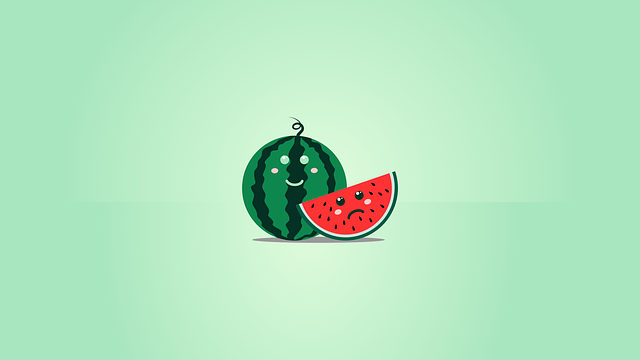
#> input picture lab8/obraz.png, 640 x 360 px
$ python zadania6.py
#> lines starting #> are read from the running program, lines starting #| are printed output that depends on the picture; pictures that were not available may be replaced by others from this repository, and a replacement may not be noted
from PIL import Image
import numpy as np
import matplotlib.pyplot as plt

#1

obraz = Image.open('../lab8/obraz.png')
#> obraz is the input picture: PIL image 640x360 RGB; mean R, G, B 177.6, 228.2, 191.7
inicjaly = Image.open('inicjaly.bmp')
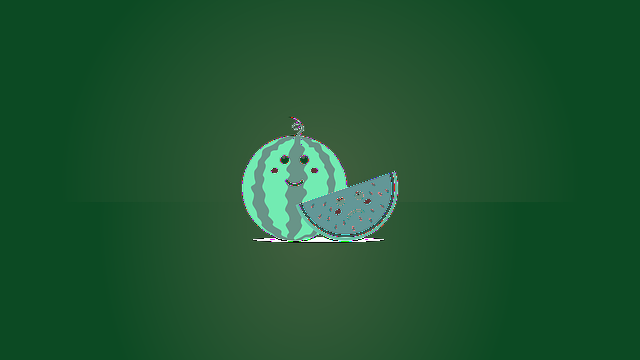
#> input picture lab6/point_equivalent_example.png, 640 x 360 px, given in place of inicjaly.bmp, which was not available
#> inicjaly is the input picture: PIL image 640x360 RGB; mean R, G, B 30.9, 84.8, 48.4

obrazk = obraz.copy()

#2 a
def wstaw_inicjaly(obraz, inicjaly, m, n, kolor):
    width, height = inicjaly.size
    for i in range(width):
        for j in range(height):
            if inicjaly.getpixel((i, j)) == 0:  # Czarny piksel w inicjałach
                obraz.putpixel((m + i, n + j), kolor)
    return obraz

# Pozycjonuję w prawym dolnym rogu
m = obrazk.width - inicjaly.width
#> m = 0
n = obrazk.height - inicjaly.height
#> n = 0
kolor = (255,0,0) #RGB czerwony

obraz1 = wstaw_inicjaly(obrazk.copy(), inicjaly, m, n, kolor)
obraz1.save("obraz1.png")

#2 b

def wstaw_inicjaly_maska(obraz, inicjaly, m, n):
    width, height = inicjaly.size
    for i in range(width):
        for j in range(height):
            if inicjaly.getpixel((i, j)) == 0:  # Czarny piksel w inicjałach
                r, g, b = obraz.getpixel((m + i, n + j))
                obraz.putpixel((m + i, n + j), (255 - r, 255 - g, 255 - b))  # Negatyw
    return obraz

m2 = (obrazk.width - inicjaly.width) // 2
#> m2 = 0
n2 = (obrazk.height - inicjaly.height) // 2
#> n2 = 0

obraz2 = wstaw_inicjaly_maska(obrazk.copy(), inicjaly,m2, n2)
obraz2.save("obraz2.png")

#3

def wstaw_inicjaly_load(obraz, inicjaly, m, n, kolor):
    pix = obraz.load()
    ini_pix = inicjaly.load()
    for i in range(inicjaly.width):
        for j in range(inicjaly.height):
            if ini_pix[i, j] == 0:  # Czarny piksel
                pix[m + i, n + j] = kolor
    return obraz

def wstaw_inicjaly_maska_load(obraz, inicjaly, m, n):
    pix = obraz.load()
    ini_pix = inicjaly.load()
    for i in range(inicjaly.width):
        for j in range(inicjaly.height):
            if ini_pix[i, j] == 0:  # Czarny piksel
                r, g, b = pix[m + i, n + j]
                pix[m + i, n + j] = (255 - r, 255 - g, 255 - b)  # Negatyw
    return obraz


def plot_zad3_results(original, images, titles, filename):
    fig, axes = plt.subplots(1, len(images) + 1, figsize=(20, 10))

    # Oryginalny obraz
    axes[0].imshow(original, cmap="gray")
    axes[0].set_title("Oryginalny obraz")
    axes[0].axis("off")

    # Przetworzone obrazy
    for i, (img, title) in enumerate(zip(images, titles)):
        axes[i + 1].imshow(img, cmap="gray")
        axes[i + 1].set_title(title)
        axes[i + 1].axis("off")

    plt.tight_layout()
    plt.savefig(filename)
    plt.close()


obraz_getpixel = wstaw_inicjaly(obrazk.copy(), inicjaly, m, n, kolor)
obraz_getpixel_maska = wstaw_inicjaly_maska(obrazk.copy(), inicjaly, m, n)

obraz_load = wstaw_inicjaly_load(obrazk.copy(), inicjaly, m, n, kolor)
obraz_load_maska = wstaw_inicjaly_maska_load(obrazk.copy(), inicjaly, m, n)

# Lista obrazów i tytułów
images_task3 = [obraz_getpixel, obraz_getpixel_maska, obraz_load, obraz_load_maska]
titles_task3 = [
    "Metoda getpixel/putpixel (kolor)",
    "Metoda getpixel/putpixel (maska)",
    "Metoda load (kolor)",
    "Metoda load (maska)",
]

# Rysowanie wykresu
plot_zad3_results(obrazk, images_task3, titles_task3, "fig1.png")
#> the loop in plot_zad3_results, `for i, (img, title) in enumerate(zip(images, titles)):` made 4 passes
#> title on passes 1 to 4: 'Metoda getpixel/putpixel (kolor)', 'Metoda getpixel/putpixel (maska)', 'Metoda load (kolor)', 'Metoda load (maska)'
#> in plot_zad3_results, `plt.savefig(filename)`:
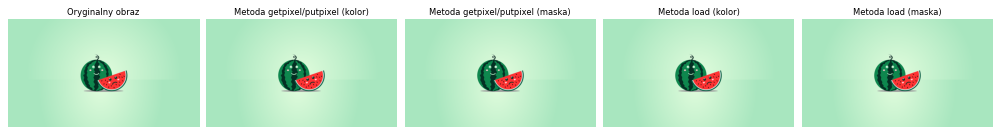
#> figure drawn by matplotlib, 5 panels

#4
def kontrast(obraz, wsp_kontrastu):
    mn = ((255 + wsp_kontrastu) / 255) ** 2
    return obraz.point(lambda i: 128 + (i - 128) * mn)


contrasts = [10, 50, 100]
contrasted_images = [kontrast(obrazk.copy(), c) for c in contrasts]
#> call 3 of kontrast, with wsp_kontrastu = 100
#> in kontrast (call 3), `mn = ((255 + wsp_kontrastu) / 255) ** 2`: mn = 1.94
#> in kontrast (call 3), `return obraz.point(lambda i: 128 + (i - 128) * mn)`:
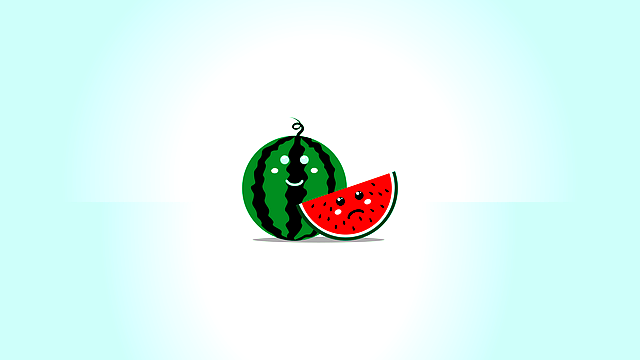
#> returned value: PIL image 640x360 RGB; mean R, G, B 221.6, 245.4, 241.5
#> contrasted_images = 3 items

def transformacja_logarytmiczna(obraz):
    return obraz.point(lambda i: 255 * np.log(1 + i / 255))


def transformacja_gamma(obraz, gamma):
    return obraz.point(lambda i: (i / 255) ** (1 / gamma) * 255)


gammas = [0.5, 2, 5]
gamma_images = [transformacja_gamma(obrazk.copy(), g) for g in gammas]
#> call 2 of transformacja_gamma, with gamma = 2
#> in transformacja_gamma (call 2), `return obraz.point(lambda i: (i / 255) ** (1 / gamma) * 255)`:
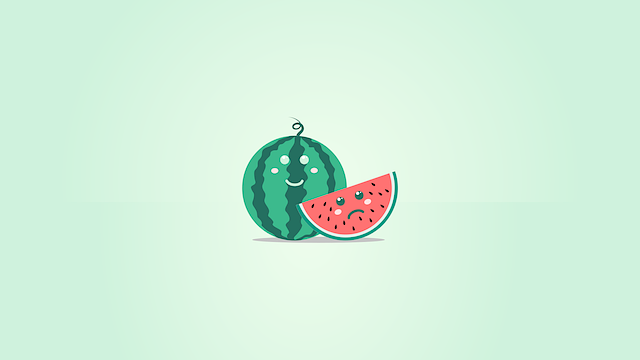
#> returned value: PIL image 640x360 RGB; mean R, G, B 210.3, 239.9, 219.9
#> call 3 of transformacja_gamma, with gamma = 5
#> in transformacja_gamma (call 3), `return obraz.point(lambda i: (i / 255) ** (1 / gamma) * 255)`:
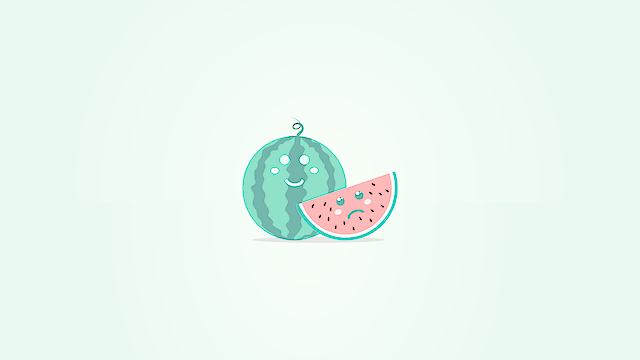
#> returned value: PIL image 640x360 RGB; mean R, G, B 234.6, 248.5, 239.9
#> gamma_images = 3 items


def plot_contrast_results(original, contrasts, wspolczynniki, filename):
    fig, axes = plt.subplots(1, len(contrasts) + 1, figsize=(20, 10))

    # Oryginalny obraz
    axes[0].imshow(original, cmap="gray")
    axes[0].set_title("Oryginalny obraz")
    axes[0].axis("off")

    # Obrazy po transformacji kontrastu
    for i, (contrast_image, wsp) in enumerate(zip(contrasts, wspolczynniki)):
        axes[i + 1].imshow(contrast_image, cmap="gray")
        axes[i + 1].set_title(f"Kontrast: {wsp}")
        axes[i + 1].axis("off")

    plt.tight_layout()
    plt.savefig(filename)
    plt.close()

contrasts = [10, 50, 100]
contrasted_images = [kontrast(obrazk.copy(), c) for c in contrasts]
plot_contrast_results(obrazk, contrasted_images, contrasts, "fig2.png")
#> the loop in plot_contrast_results, `for i, (contrast_image, wsp) in enumerate(zip(contrasts, wspolczynniki..` made 3 passes
#> wsp on passes 1 to 3: 10, 50, 100

def plot_log_results(original, log_image, linear_image, filename):
    fig, axes = plt.subplots(1, 3, figsize=(20, 10))

    # Oryginalny obraz
    axes[0].imshow(original, cmap="gray")
    axes[0].set_title("Oryginalny obraz")
    axes[0].axis("off")

    # Obraz po transformacji logarytmicznej
    axes[1].imshow(log_image, cmap="gray")
    axes[1].set_title("Transformacja logarytmiczna")
    axes[1].axis("off")

    # Obraz po filtrze liniowym
    axes[2].imshow(linear_image, cmap="gray")
    axes[2].set_title("Filtr liniowy (a=2, b=100)")
    axes[2].axis("off")

    plt.tight_layout()
    plt.savefig(filename)
    plt.close()

# Generowanie obrazu z transformacją logarytmiczną i filtrem liniowym
log_transformed = transformacja_logarytmiczna(obrazk.copy())
#> in transformacja_logarytmiczna, `return obraz.point(lambda i: 255 * np.log(1 + i / 255))`:
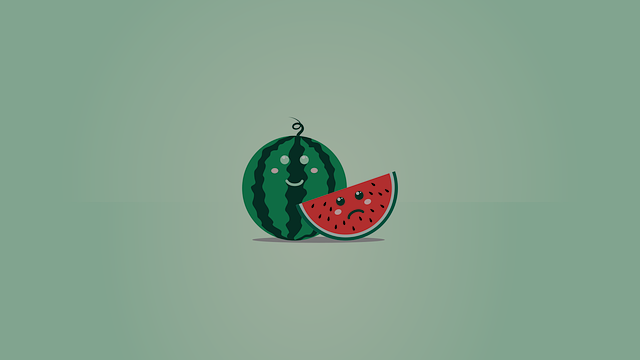
#> returned value: PIL image 640x360 RGB; mean R, G, B 133.7, 162.2, 142.3
linear_transformed = obrazk.point(lambda i: i * 2 + 100)
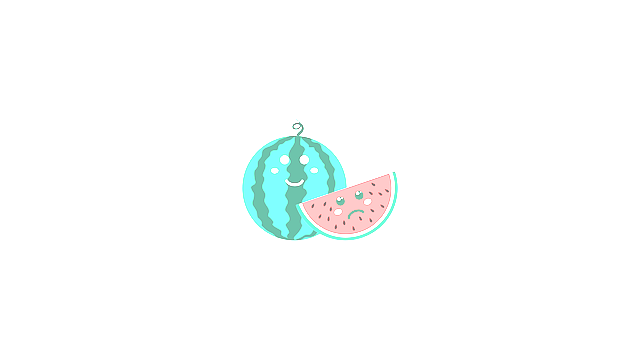
#> linear_transformed: PIL image 640x360 RGB; mean R, G, B 250.4, 253.4, 252.9

# Rysowanie wykresu
plot_log_results(obrazk, log_transformed, linear_transformed, "fig3.png")

def plot_gamma_results(original, gammas, gamma_images, filename):
    fig, axes = plt.subplots(1, len(gamma_images) + 1, figsize=(20, 10))

    # Oryginalny obraz
    axes[0].imshow(original, cmap="gray")
    axes[0].set_title("Oryginalny obraz")
    axes[0].axis("off")

    # Obrazy po transformacji gamma
    for i, (gamma_image, gamma) in enumerate(zip(gamma_images, gammas)):
        axes[i + 1].imshow(gamma_image, cmap="gray")
        axes[i + 1].set_title(f"Gamma: {gamma}")
        axes[i + 1].axis("off")

    plt.tight_layout()
    plt.savefig(filename)
    plt.close()

# Testowanie różnych wartości gamma
gammas = [0.5, 2, 5]
gamma_images = [transformacja_gamma(obrazk.copy(), g) for g in gammas]

# Rysowanie wykresu
plot_gamma_results(obrazk, gammas, gamma_images, "fig4.png")
#> the loop in plot_gamma_results, `for i, (gamma_image, gamma) in enumerate(zip(gamma_images, gammas)):` made 3 passes
#> gamma on passes 1 to 3: 0.5, 2, 5

#5 b
def point_equivalent(obraz, value):
    T = np.array(obraz, dtype='uint8')
    T = (T + value) % 256  # Zastosowanie modulo dla ograniczenia do 0-255
    return Image.fromarray(T)
